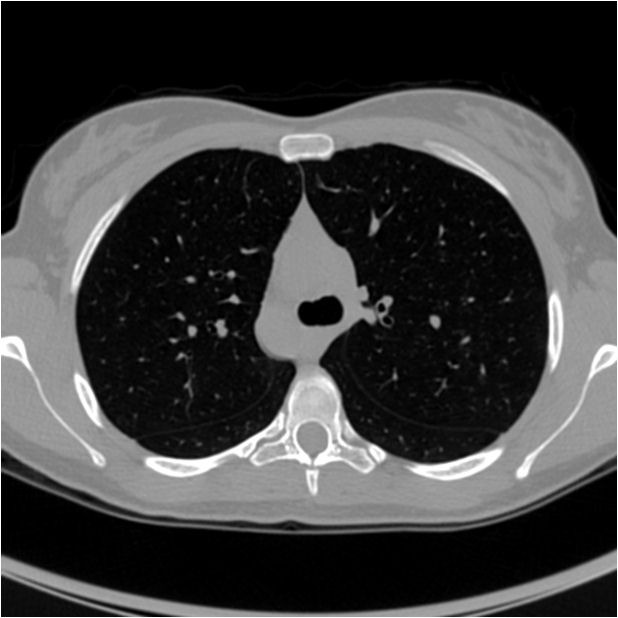
#> input picture images/1.jpg, 618 x 618 px
$ python -i harrisDetector.py   (imports and definitions only)   (older library calls are emulated)
#> lines starting #> are read from the running program, lines starting #| are printed output that depends on the picture
#> further down, picture is the input picture: shape (618, 618, 3); min 0, max 255, mean 62.3
import cv2
import numpy as np
import time

def harrisCorner(img):
   # Define the k value
    k = 0.04
    # Load the image in grayscale
    # img = cv2.imread(img, cv2.IMREAD_GRAYSCALE)
    # img = np.float32(img)

    img = img.astype(np.float32) / 255.0


    # Start the timer
    start_time = time.time()

    # Compute the x and y derivatives using the Sobel operator
    Ix = cv2.Sobel(img, cv2.CV_64F, 1, 0, ksize=3)
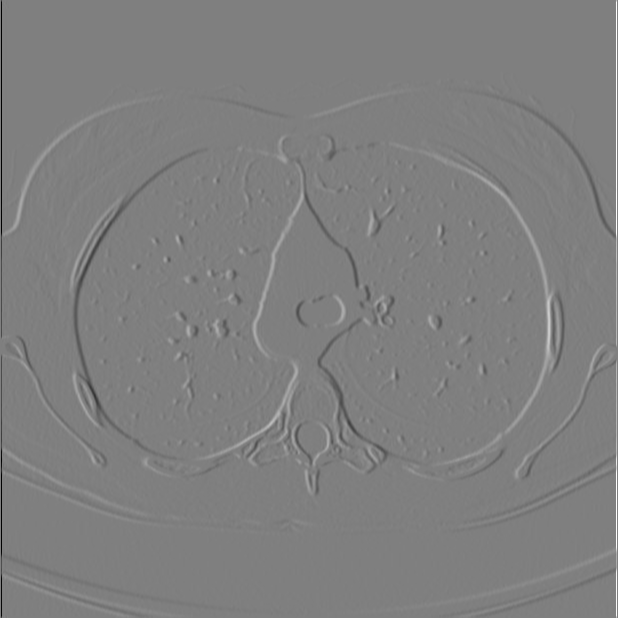
#> Ix: shape (618, 618, 3) float64; min -4, max 4, mean 1.93e-05; drawn with min black and max white
    Iy = cv2.Sobel(img, cv2.CV_64F, 0, 1, ksize=3)
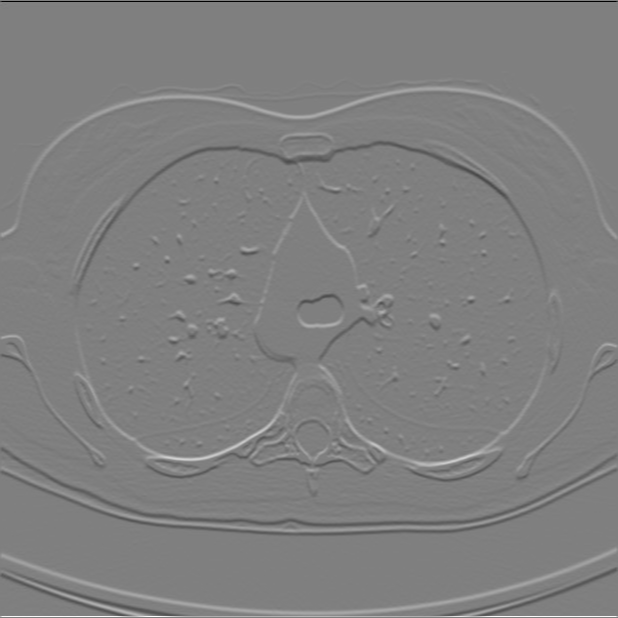
#> Iy: shape (618, 618, 3) float64; min -3.98, max 3.97, mean 0.0021; drawn with min black and max white

    # Compute the elements of the structure tensor M
    Ix2 = np.multiply(Ix, Ix)
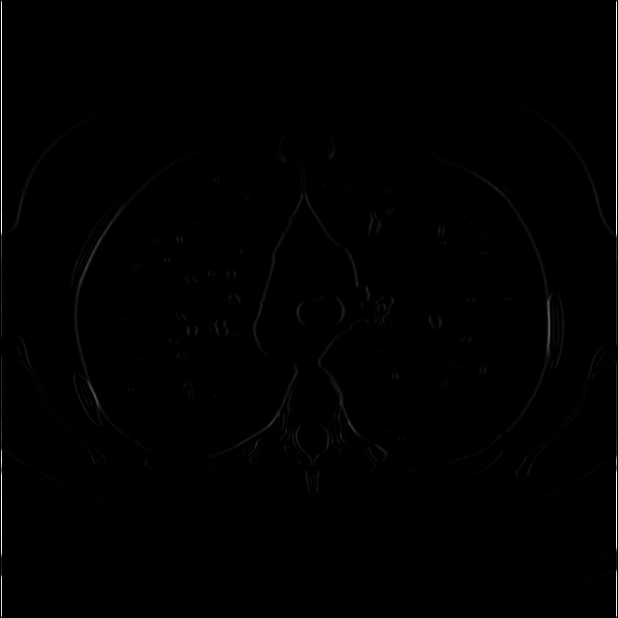
#> Ix2: shape (618, 618, 3) float64; min 0, max 16, mean 0.065; drawn with min black and max white
    Iy2 = np.multiply(Iy, Iy)
    Ixy = np.multiply(Ix, Iy)

    # Compute the sums of the structure tensor elements over a local window
    window_size = 3
    Sx2 = cv2.boxFilter(Ix2, -1, (window_size, window_size))
    Sy2 = cv2.boxFilter(Iy2, -1, (window_size, window_size))
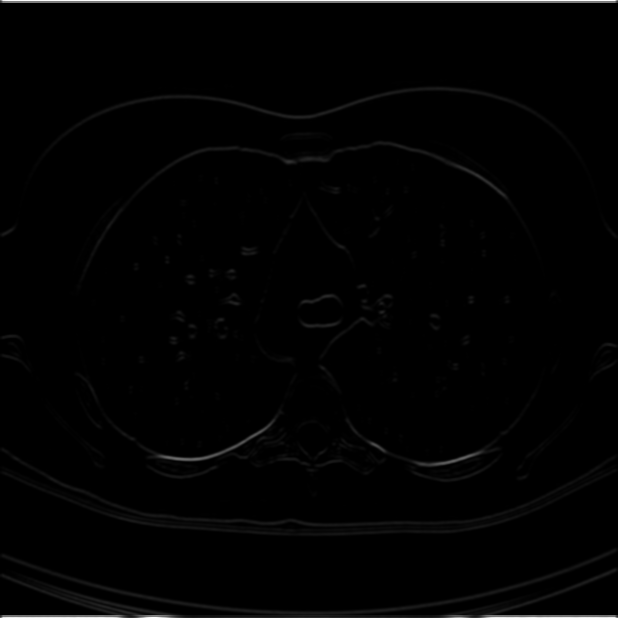
#> Sy2: shape (618, 618, 3) float64; min -1.42e-15, max 10.51, mean 0.108; drawn with min black and max white
    Sxy = cv2.boxFilter(Ixy, -1, (window_size, window_size))
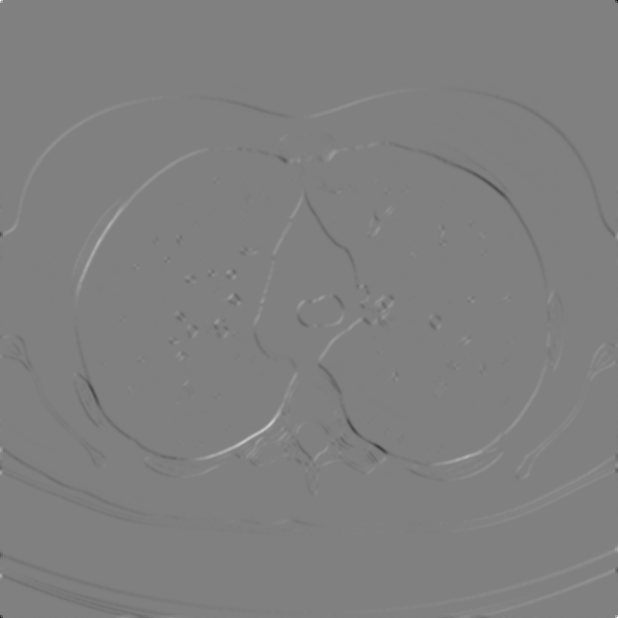
#> Sxy: shape (618, 618, 3) float64; min -3.82, max 3.78, mean 0.000692; drawn with min black and max white


    # Compute the Harris response for each pixel
    k = 0.04
    R = np.zeros_like(img, dtype=np.float32)
    for y in range(img.shape[0]):
        for x in range(img.shape[1]):
            M = np.array([[Sx2[y, x], Sxy[y, x]], [Sxy[y, x], Sy2[y, x]]])
            eigenvals, _ = np.linalg.eig(M)
            R[y, x] = np.prod(eigenvals) - k * np.sum(eigenvals)
#> R: shape (618, 618, 3) float32; every value is 0

    # Threshold the Harris response to obtain corner candidates
    threshold = 0.01 * np.max(R)
    corners = []
    for y in range(img.shape[0]):
        for x in range(img.shape[1]):
            if R[y, x] > threshold:
                corners.append((x, y))


    # Apply non-maximum suppression to get the final corner locations
    window_size = 5
    corners_final = []
    for corner in corners:
        x, y = corner
        corner_val = R[y, x]
        window = R[max(y-window_size, 0):min(y+window_size+1, img.shape[0]),
                max(x-window_size, 0):min(x+window_size+1, img.shape[1])]
        if np.max(window) == corner_val:
            corners_final.append(corner)

    # Draw the corners on the original image and show the result
    img_with_corners = cv2.cvtColor(img, cv2.COLOR_GRAY2RGB)
    for corner in corners_final:
        cv2.circle(img_with_corners, corner, 5, (0, 0, 255), 2)
    # End the timer
    end_time = time.time()

    # Calculate the execution time
    execution_time = end_time - start_time


    return img_with_corners, execution_time

>>> import cv2
>>> picture = cv2.imread('../images/1.jpg')
#> (the run stopped early here; a loop or call above may not have finished)

$ run again, on images/2.jpg
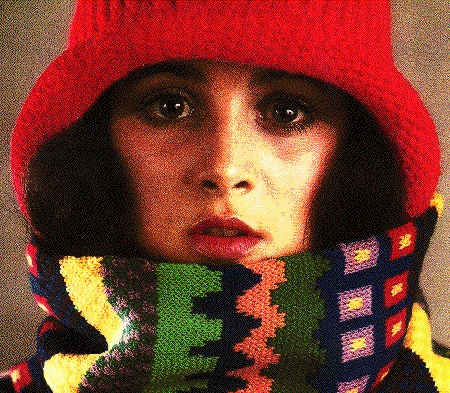
#> input picture images/2.jpg, 450 x 393 px
#> picture is the input picture: shape (393, 450, 3); mean B, G, R 44.1, 61.4, 121.7
#> in harrisCorner, `Ixy = np.multiply(Ix, Iy)`:
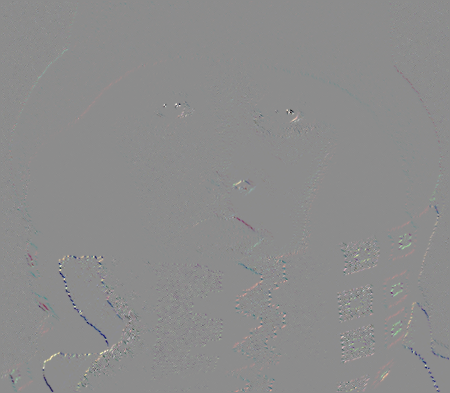
#> Ixy: shape (393, 450, 3) float64; mean of channels 0, 1, 2 -0.000761, -0.00277, -0.0016; drawn with min black and max white
#> in harrisCorner, `Sx2 = cv2.boxFilter(Ix2, -1, (window_size, window_size))`:
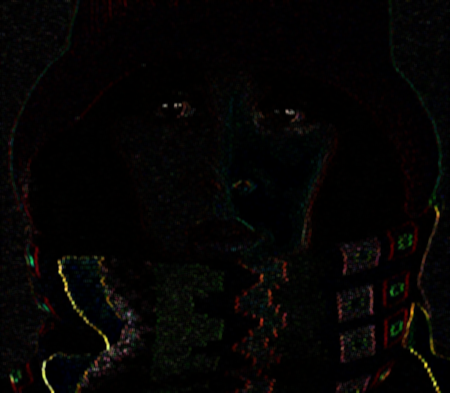
#> Sx2: shape (393, 450, 3) float64; mean of channels 0, 1, 2 0.108, 0.133, 0.165; drawn with min black and max white

$ run again, on images/3.jpg
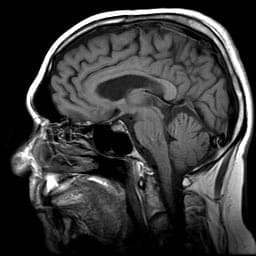
#> input picture images/3.jpg, 256 x 256 px
#> picture is the input picture: shape (256, 256, 3); min 0, max 255, mean 56.3
#> in harrisCorner, `Sy2 = cv2.boxFilter(Iy2, -1, (window_size, window_size))`:
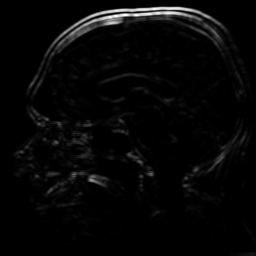
#> Sy2: shape (256, 256, 3) float64; min -4.48e-15, max 8.59, mean 0.236; drawn with min black and max white
#> in harrisCorner, `Sxy = cv2.boxFilter(Ixy, -1, (window_size, window_size))`:
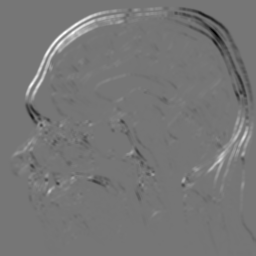
#> Sxy: shape (256, 256, 3) float64; min -3.4, max 3.94, mean 0.0167; drawn with min black and max white

$ run again, on images/4.jpg
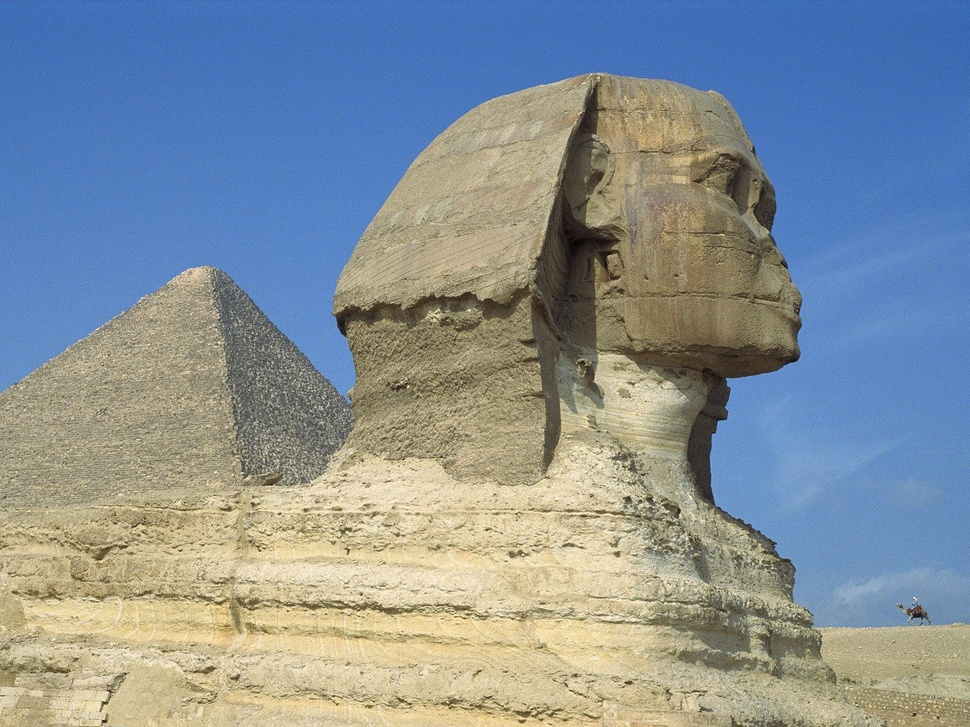
#> input picture images/4.jpg, 970 x 727 px, shrunk from 1600 x 1200 before the run
#> picture is the input picture: shape (727, 970, 3); mean B, G, R 152.5, 145.3, 134.1
#> in harrisCorner, `Ixy = np.multiply(Ix, Iy)`:
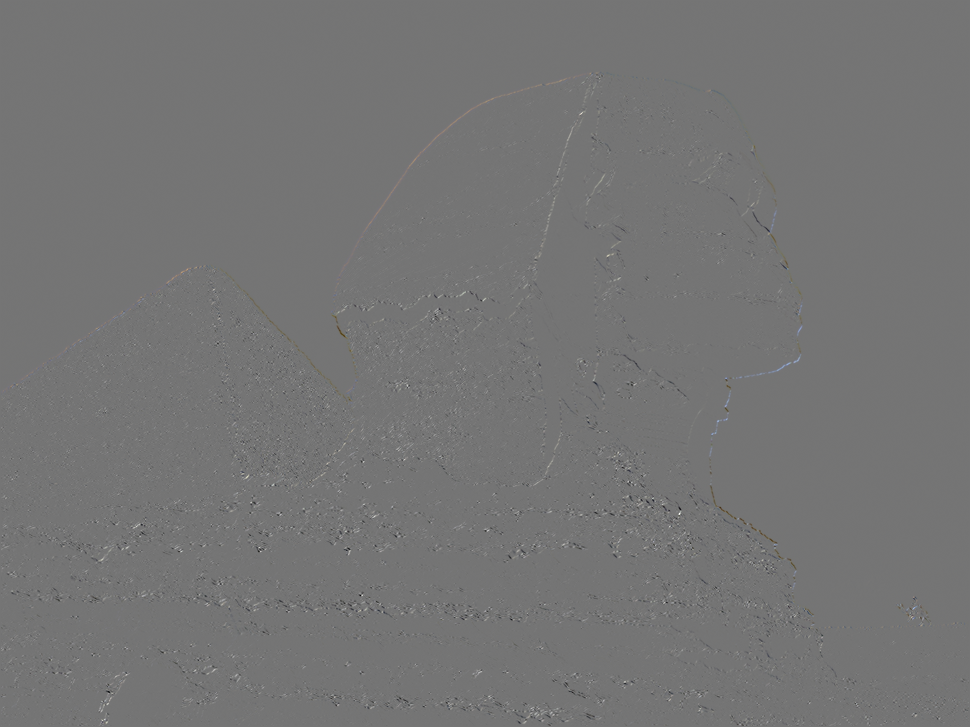
#> Ixy: shape (727, 970, 3) float64; mean of channels 0, 1, 2 0.00138, 0.00184, 0.00227; drawn with min black and max white
#> in harrisCorner, `Sy2 = cv2.boxFilter(Iy2, -1, (window_size, window_size))`:
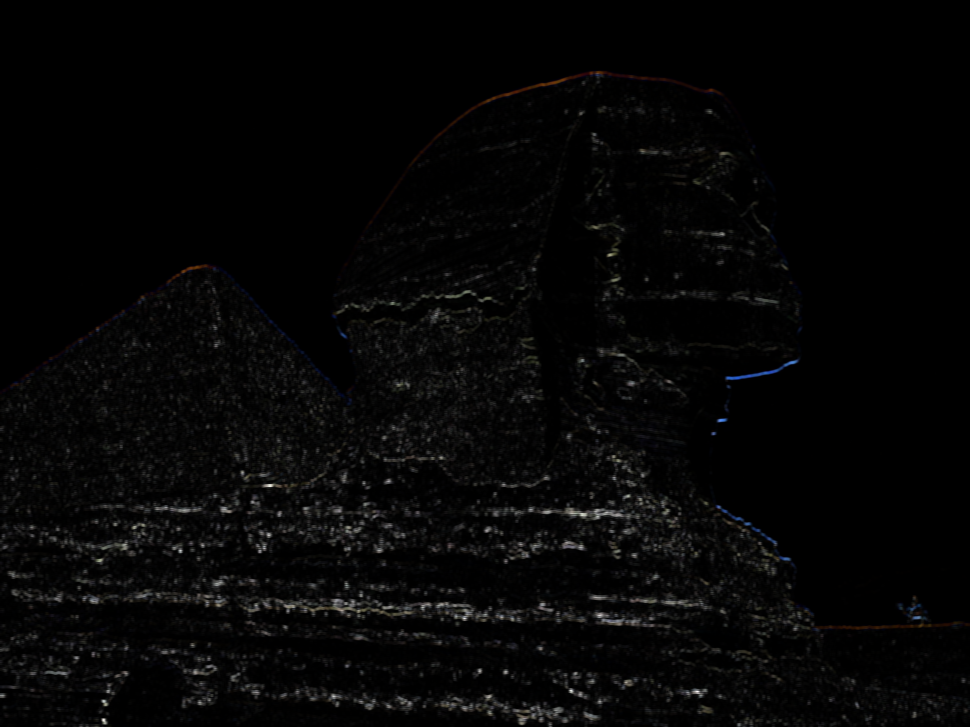
#> Sy2: shape (727, 970, 3) float64; mean of channels 0, 1, 2 0.0864, 0.0869, 0.0884; drawn with min black and max white
